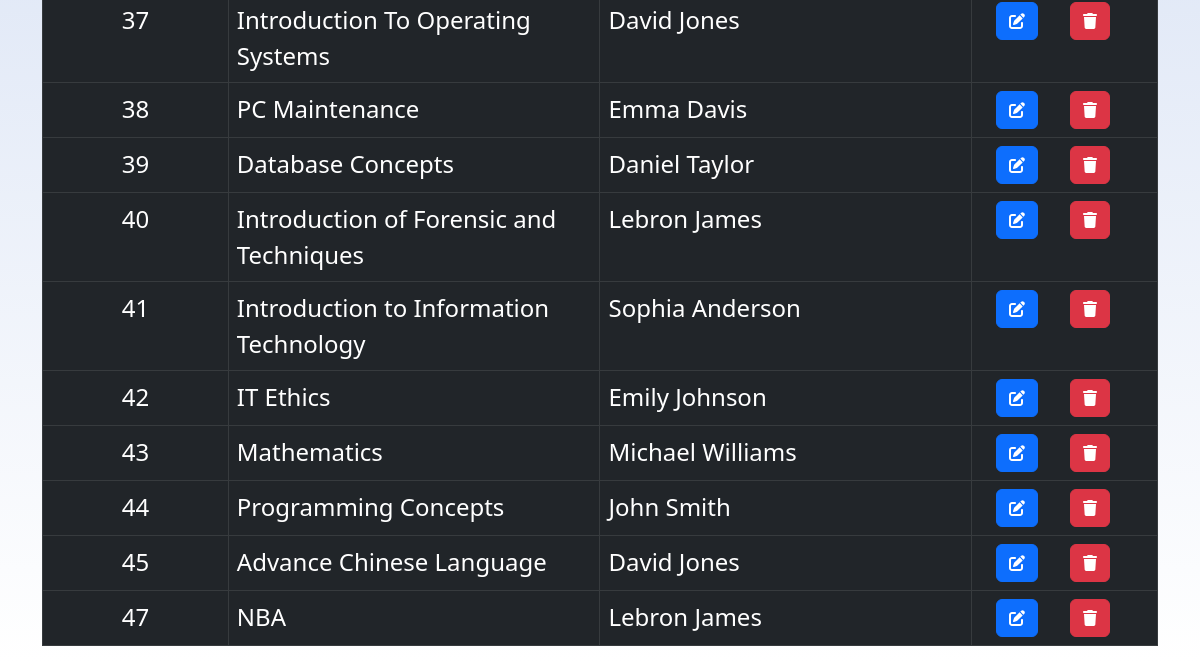
Before: /admin/course_read.php (signed in, lower part) with the older database file.
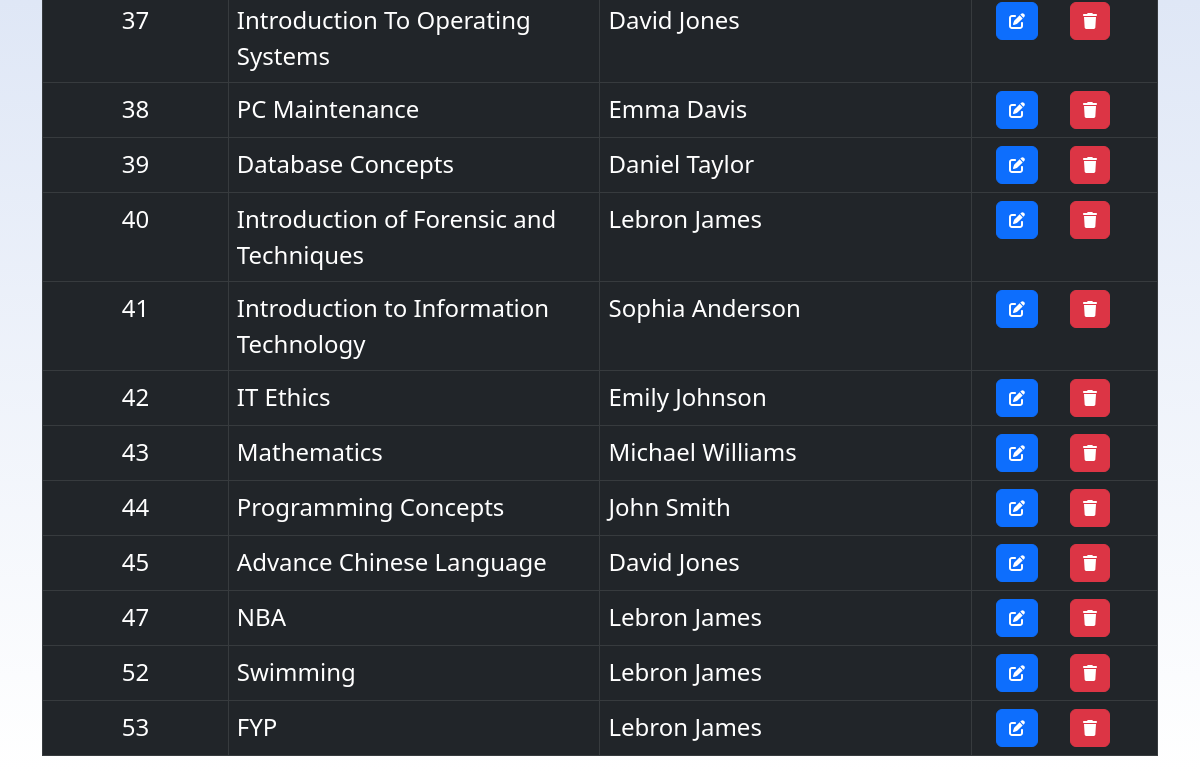
After: the same page with the newer database file.
### tables this page shows
CREATE TABLE IF NOT EXISTS `course` (
  `course_id` int(255) NOT NULL AUTO_INCREMENT,
  `course_name` varchar(128) NOT NULL,
  `lecture_id` int(255) DEFAULT NULL,
  PRIMARY KEY (`course_id`),
  KEY `lecture_id` (`lecture_id`)
);

CREATE TABLE IF NOT EXISTS `lecture` (
  `lecture_id` int(255) NOT NULL AUTO_INCREMENT,
  `lecture_firstname` text NOT NULL,
  `lecture_lastname` text NOT NULL,
  `lecture_password` varchar(50) NOT NULL,
  `lecture_email` varchar(128) NOT NULL,
  `lecture_phone` varchar(11) NOT NULL,
  `lecture_gender` varchar(30) NOT NULL,
  `user_type` varchar(50) NOT NULL,
  `lecture_entrytime` timestamp NOT NULL DEFAULT CURRENT_TIMESTAMP,
  PRIMARY KEY (`lecture_id`)
);

### admin/course_read.php (the view, shortened to what this page needs)
<!DOCTYPE HTML>
<html>
<head>
    <link href="https://cdn.jsdelivr.net/npm/bootstrap@5.2.2/dist/css/bootstrap.min.css" rel="stylesheet">
    <link href="../css/filtertable.css" rel="stylesheet" />
    <link href="../css/background.css" rel="stylesheet" />
</head>
<body>
    <div class="container-fluid px-0">
        <div class="container my-3">
            <?php
            include '../config/database.php';
            $query = "SELECT * FROM course INNER JOIN lecture ON course.lecture_id = lecture.lecture_id ORDER BY course_id;";
            $stmt = $con->prepare($query);
            $stmt->execute();
            echo "<table class='table table-hover table-dark table-responsive table-bordered' id='myTable'>";
            while ($row = $stmt->fetch(PDO::FETCH_ASSOC)) {
                extract($row);
                echo "<tr>";
                echo "<td class='col-2 text-center fs-4'>{$course_id}</td>";
                echo "<td class='col-4 text-break fs-4'>{$course_name}</td>";
                echo "<td class='col-4 text-break fs-4'>{$lecture_firstname} {$lecture_lastname}</td>";
                echo "<td class='col-2'>";
                echo "<a href='course_update.php?course_id={$course_id}' class='btn btn-primary m-r-1em mx-3'><i class='fa-solid fa-pen-to-square'></i></a>";
                echo "<a href='#' onclick='delete_course({$course_id});' class='btn btn-danger mx-3'><i class='fa-solid fa-trash'></a>";
                echo "</td>";
                echo "</tr>";
            }
            echo "</table>";
            ?>
        </div>
    </div>
</body>
</html>

Changed rows visible on the page:
added course: course_id "52", course_name "Swimming", lecture.lecture_firstname "Lebron", lecture.lecture_lastname "James"
added course: course_id "53", course_name "FYP", lecture.lecture_firstname "Lebron", lecture.lecture_lastname "James"
